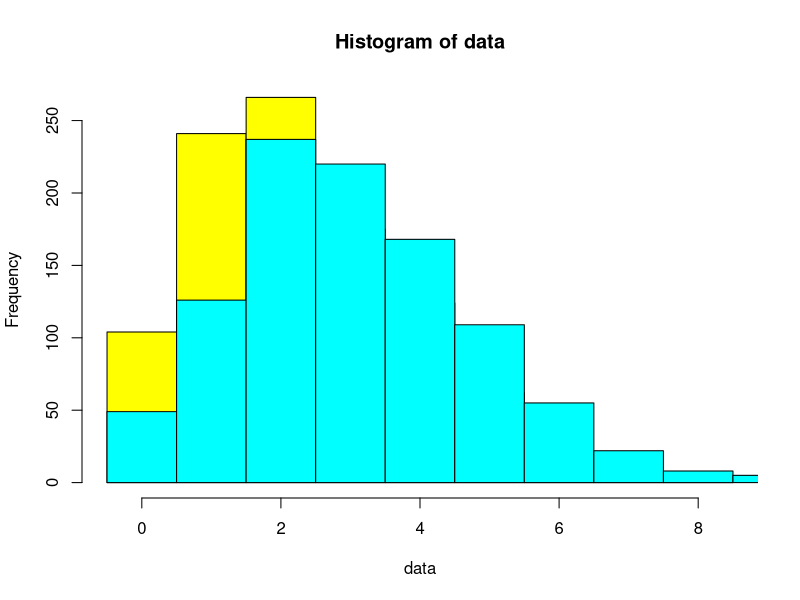
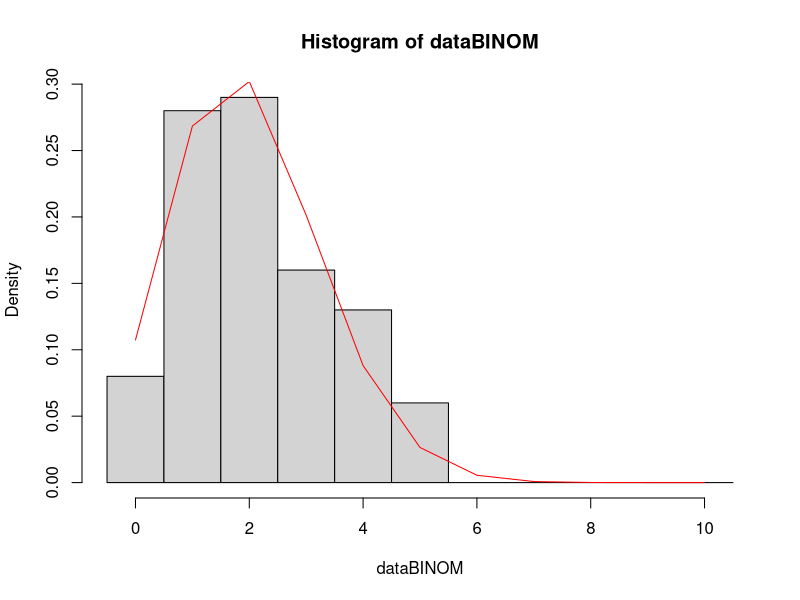
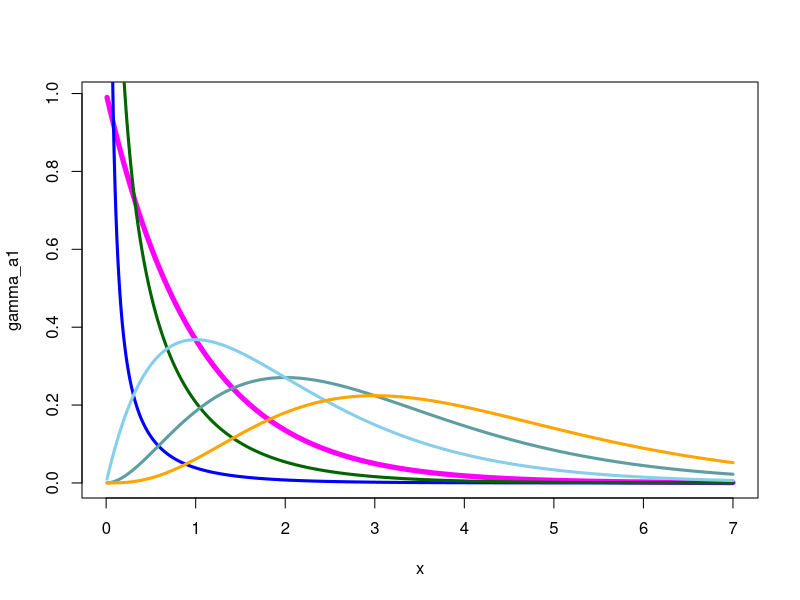
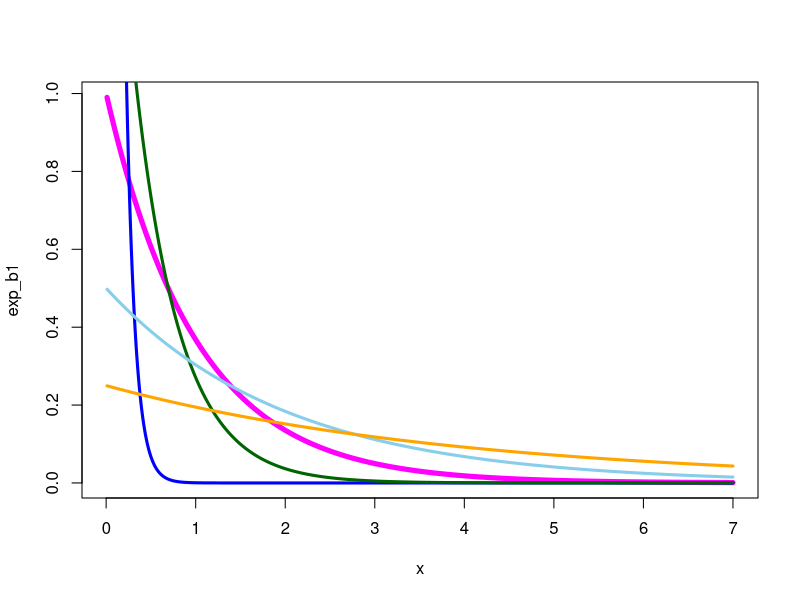
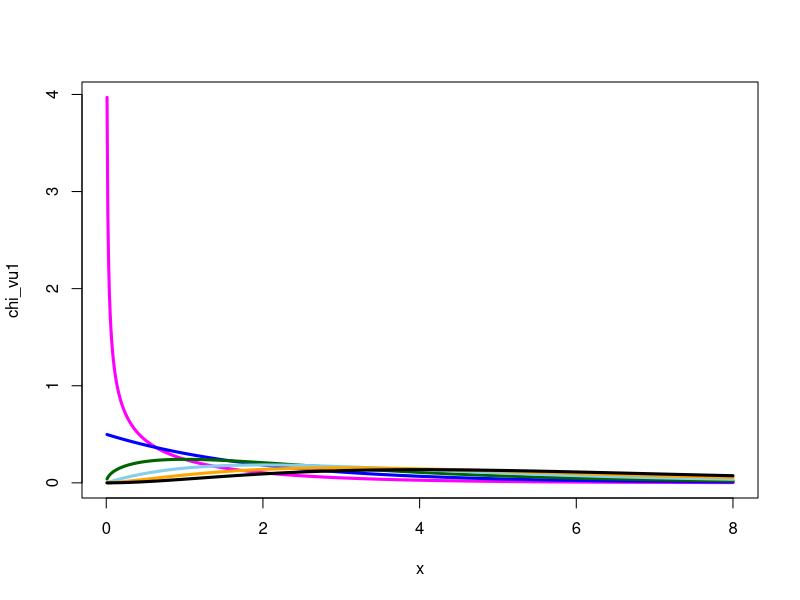
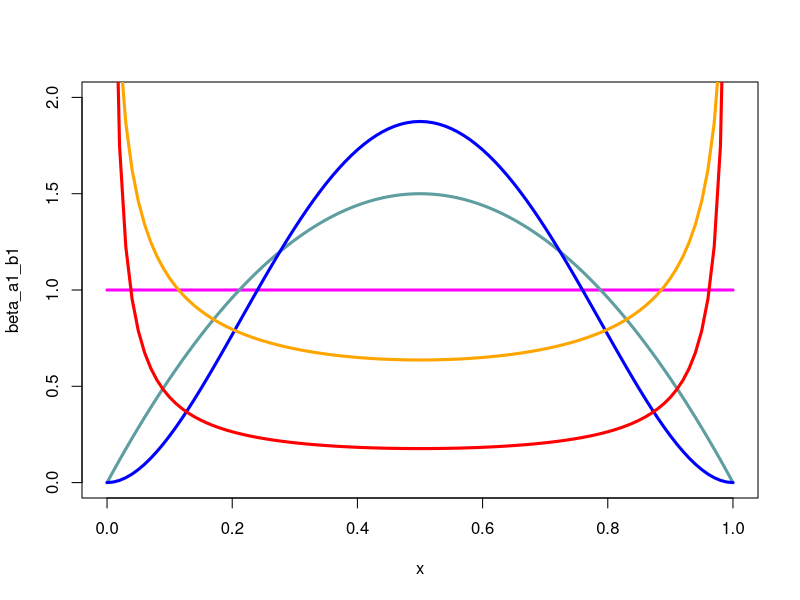
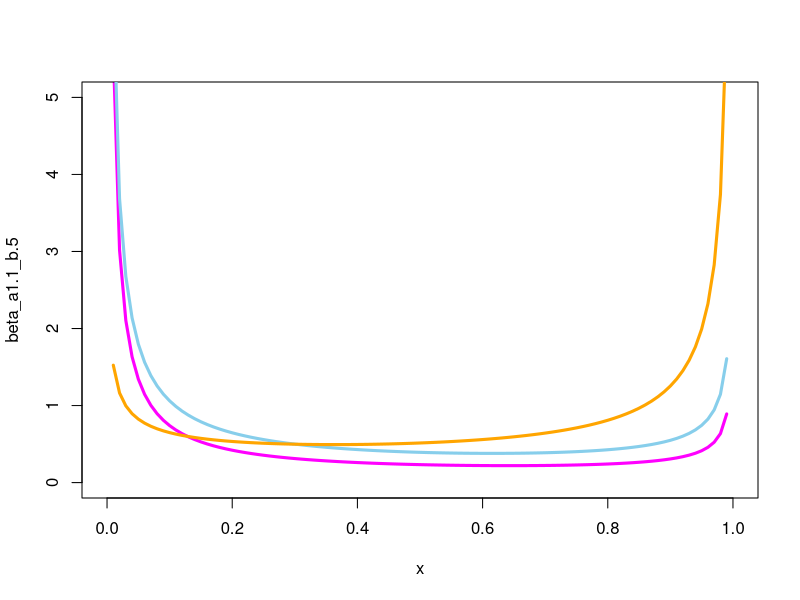
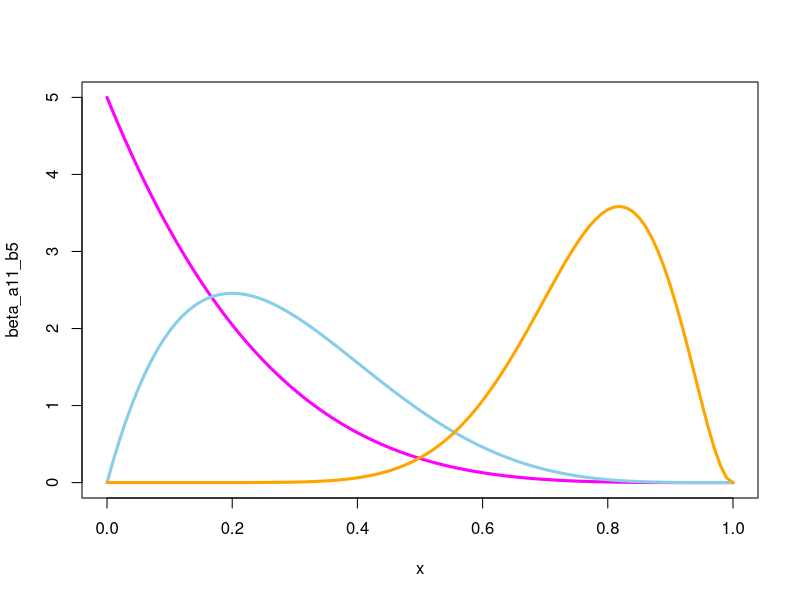

Source code (R) for these figures, in order:
# remember to set RStudio to your working directory
setwd("~/Dropbox/371_2017/data")

# Poisson demos
ll=2.3
data<-rpois(100,ll)
data<-rpois(1000,ll)

hist(data,seq(-.5,max(data)+1,1),col="yellow")

ll=3.1
data<-rpois(1000,ll)
hist(data,seq(-.5,max(data)+1,1),add=T,col="cyan")

# Get the probability mass function for a binomial RV
# with n=10, p=.2 and other discrete RVs
probBinom=dbinom(0:10,10,.2)
probGeom<-dgeom(0:10,.2)
# similar commands for dhyper and dnbinom.  Use help(dhyper), etc.

# Get a random draw of size 100 from a binomial distribution
dataBINOM=rbinom(100,10,.2)

# some plotting commands for densities
# The first command makes a new plot, the second adds to the plot
hist(dataBINOM,seq(-.5,10.5,1),prob=T)
lines(0:10,probBinom,col="red")

# For the gamma densities, do not forget to specify
# scale = beta.  If you forget this, R will use rate = 1/scale

# gammas
x=seq(.01,7,.01)

gamma_a.1=dgamma(x, shape=.1)
gamma_a.5=dgamma(x, shape=.5)
gamma_a1=dgamma(x, shape=1)
gamma_a2=dgamma(x, shape=2)
gamma_a3=dgamma(x, shape=3)
gamma_a4=dgamma(x, shape=4)

plot(x,gamma_a1,col="magenta",type='l',lwd=5)
lines(x,gamma_a.1,col="blue",type='l',lwd=3)
lines(x,gamma_a.5,col="dark green",lwd=3)
lines(x,gamma_a3,col="cadet blue",lwd=3)
lines(x,gamma_a2,col="sky blue",lwd=3)
lines(x,gamma_a4,col="orange",lwd=3)

graphics.off()

# exponentials
x=seq(.01,7,.01)

exp_b.1=dgamma(x, shape=1, scale = .1 )
exp_b.5=dgamma(x, shape=1, scale = .5 )
exp_b1=dgamma(x, shape=1, scale = 1)
exp_b2=dgamma(x, shape=1, scale = 2)
exp_b4=dgamma(x, shape=1, scale = 4)

plot(x,exp_b1,col="magenta",type='l',lwd=5)
lines(x,exp_b.1,col="blue",type='l',lwd=3)
lines(x,exp_b.5,col="dark green",lwd=3)
lines(x,exp_b2,col="sky blue",lwd=3)
lines(x,exp_b4,col="orange",lwd=3)

# chi-squared
x=seq(.01,8,.01)

# degrees of freedom = 2*shape
chi_vu1=dgamma(x, shape=.5, scale = 2 )
chi_vu2=dgamma(x, shape=1, scale = 2 )
chi_vu3=dgamma(x, shape=1.5, scale = 2)
chi_vu4=dgamma(x, shape=2, scale = 2)
chi_vu5=dgamma(x, shape=2.5, scale = 2)
chi_vu6=dgamma(x, shape=3, scale = 2)

plot(x,chi_vu1,col="magenta",type='l',lwd=3)
#plot(x,chi_vu2,col="blue",type='l',lwd=3)
lines(x,chi_vu2,col="blue",lwd=3)
lines(x,chi_vu3,col="dark green",lwd=3)
lines(x,chi_vu4,col="sky blue",lwd=3)
lines(x,chi_vu5,col="orange",lwd=3)
lines(x,chi_vu6,col="black",lwd=3)

# betas
x=seq(0,1,.01)

beta_a1_b1=dbeta(x, 1,1)
beta_a2_b2=dbeta(x, 2,2)
beta_a3_b3=dbeta(x, 3,3)
beta_a.5_b.5=dbeta(x, .5,.5)
beta_a.1_b.1=dbeta(x, .1,.1)

plot(x,beta_a1_b1,col="magenta",type='l',lwd=3,ylim=c(0,2))
#plot(x,beta_a2_b2,col="cadet blue",type='l',lwd=3,ylim=c(0,2))
lines(x,beta_a2_b2,col="cadet blue",type='l',lwd=3)
lines(x,beta_a3_b3,col="blue",type='l',lwd=3)
lines(x,beta_a.5_b.5,col="orange",type='l',lwd=3)
lines(x,beta_a.1_b.1,col="red",type='l',lwd=3)

# asymmetries
# different alphas and betas
beta_a1.1_b.5=dbeta(x, .1,.5)
beta_a.2_b.5=dbeta(x, .2,.5)
beta_a.6_b.3=dbeta(x, .6,.3)

plot(x,beta_a1.1_b.5,col="magenta",type='l',lwd=3,ylim=c(0,5))
lines(x,beta_a.2_b.5,col="sky blue",lwd=3)
lines(x,beta_a.6_b.3,col="orange",type='l',lwd=3)

# asymmetries
# different alphas and betas
beta_a11_b5=dbeta(x, 1,5)
beta_a2_b5=dbeta(x, 2,5)
beta_a10_b3=dbeta(x, 10,3)

plot(x,beta_a11_b5,col="magenta",type='l',lwd=3,ylim=c(0,5))
lines(x,beta_a2_b5,col="sky blue",lwd=3)
lines(x,beta_a10_b3,col="orange",type='l',lwd=3)


